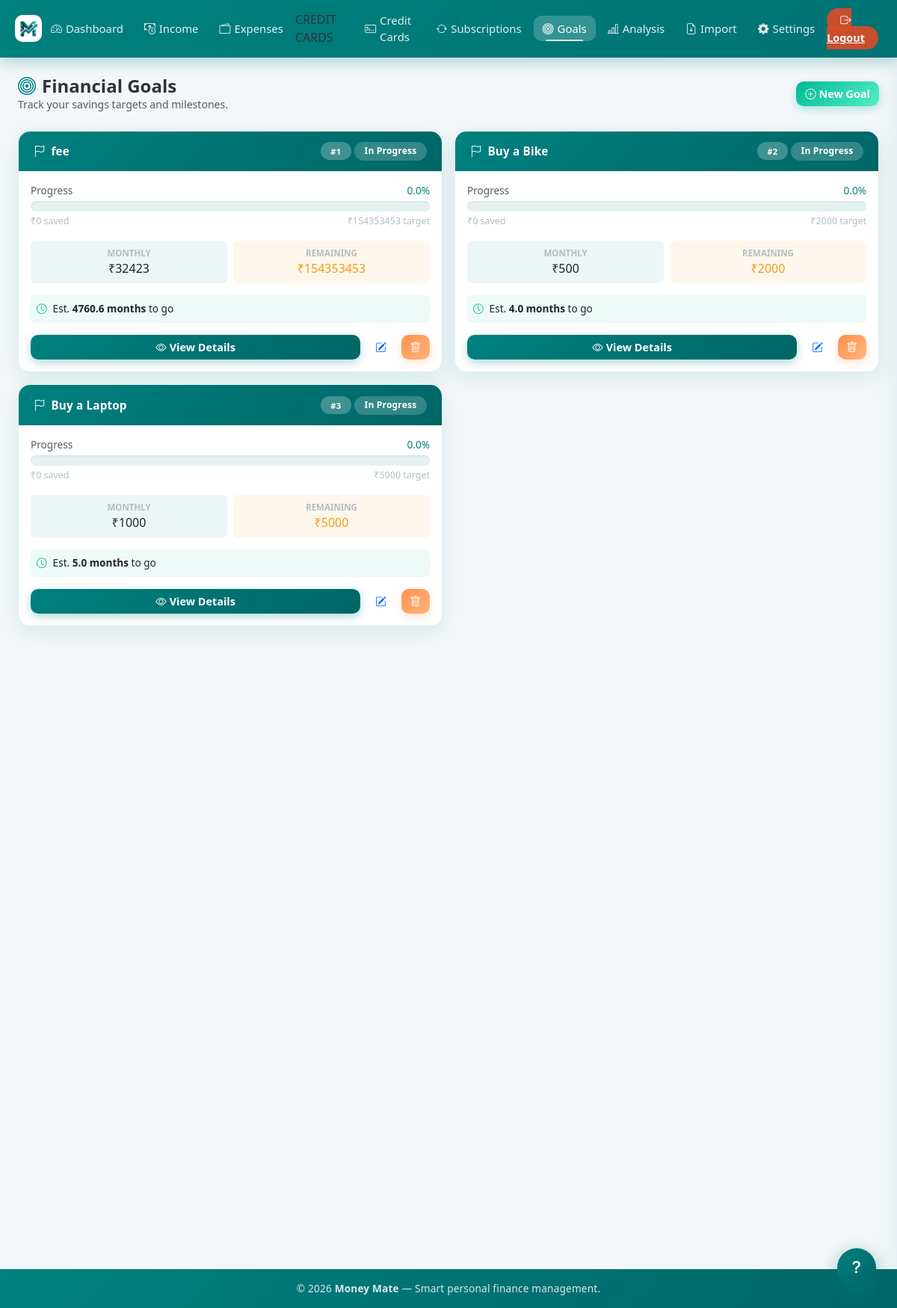
Page /goals (signed in) on the committed database.
### models.py (models this page shows, shortened)
class Goal(db.Model):
    id = db.Column(db.Integer, primary_key=True)
    user_id = db.Column(
        db.Integer, db.ForeignKey("user.id"), nullable=False, index=True
    )
    name = db.Column(db.String(200), nullable=False)
    target_amount = db.Column(db.Float, nullable=False)
    saved_amount = db.Column(db.Float, default=0.0)
    monthly_savings = db.Column(db.Float, default=0.0)
    target_date = db.Column(db.DateTime, nullable=True)
    priority = db.Column(db.String(10), default="medium", nullable=False)
    created_at = db.Column(db.DateTime, default=_now)
    @property
    def remaining_amount(self):
        return max(0, self.target_amount - self.saved_amount)
    @property
    def progress_percentage(self):
        if self.target_amount == 0:
            return 0
        return min(100, (self.saved_amount / self.target_amount) * 100)
    @property
    def estimated_months(self):
        if self.monthly_savings <= 0:
            return float("inf")
        return self.remaining_amount / self.monthly_savings

### app.py (the view)
@app.route("/goals")
@login_required
def goals():
    if normalize_goal_priorities(current_user.id):
        db.session.commit()
    goals = (
        Goal.query.filter_by(user_id=current_user.id)
        .order_by(Goal.created_at.desc())
        .all()
    )
    return render_template("goals.html", goals=goals)

### app.py (called while the page is built)
@login_manager.user_loader
def load_user(user_id):
    return db.session.get(User, int(user_id))

    def __call__(self, environ, start_response):
        if environ.get("PATH_INFO") not in self._PWA_PATHS:
            return self.wsgi_app(environ, start_response)
        def _start_response(status, headers, exc_info=None):
            out = []
            for name, value in headers:
                if name.lower() == "vary":
                    parts = [p.strip() for p in value.split(",")
                             if p.strip().lower() != "cookie"]
                    value = ", ".join(parts) or "Accept-Encoding"
                out.append((name, value))
            return start_response(status, out, exc_info)
        return self.wsgi_app(environ, _start_response)

### helpers.py (called while the page is built)
def normalize_goal_priorities(user_id):
    from models import Goal
    goals = Goal.query.filter_by(user_id=user_id).all()
    def priority_number(item):
        try:
            return max(1, int(item.priority))
        except (TypeError, ValueError):
            return 999
    changed = False
    for index, item in enumerate(
        sorted(goals, key=lambda goal: (priority_number(goal), goal.id)), start=1
    ):
        priority = str(index)
        if item.priority != priority:
            item.priority = priority
            changed = True
    return changed

### templates/goals.html (shortened to what this page needs)
{% extends "base.html" %}
{% block content %}
<div class="d-flex justify-content-between align-items-center mb-4 reveal">
  <div>
    <h4 class="fw-bold mb-0" style="color:var(--text-primary);">
      <i class="bi bi-bullseye me-2" style="color:var(--brand-primary);"></i>Financial Goals
    </h4>
    <p class="text-muted mb-0" style="font-size:0.88rem;">Track your savings targets and milestones.</p>
  </div>
  <a href="{{ url_for('add_goal') }}" class="btn btn-success">
    <i class="bi bi-plus-circle me-1"></i>New Goal
  </a>
</div>
{% if goals %}
<div class="row g-3">
  {% for goal in goals %}
  <div class="col-md-6 reveal" style="transition-delay: {{ loop.index0 * 0.08 }}s;">
    <div class="card h-100 goal-card">
      <div class="card-header d-flex justify-content-between align-items-center">
        <span><i class="bi bi-flag me-2"></i>{{ goal.name }}</span>
        <div class="d-flex gap-1 align-items-center">
          <span class="badge" style="background:rgba(255,255,255,0.25);font-size:0.7rem;">#{{ goal.priority }}</span>
          {% if goal.progress_percentage >= 100 %}
          <span class="badge" style="background:rgba(255,255,255,0.25);">🎉 Done!</span>
          {% elif goal.progress_percentage >= 75 %}
          <span class="badge" style="background:rgba(255,255,255,0.25);">Almost!</span>
          {% else %}
          <span class="badge" style="background:rgba(255,255,255,0.2);">In Progress</span>
          {% endif %}
        </div>
      </div>
      <div class="card-body">
        <div class="mb-3">
          <div class="d-flex justify-content-between mb-1" style="font-size:0.85rem;">
            <span class="text-muted">Progress</span>
            <span class="fw-700" style="color:var(--brand-primary);">{{ "%.1f"|format(goal.progress_percentage)
              }}%</span>
          </div>
          <div class="progress" style="height:14px;">
          </div>
          <div class="d-flex justify-content-between mt-1" style="font-size:0.78rem;color:var(--text-muted);">
            <span>₹{{ "%.0f"|format(goal.saved_amount) }} saved</span>
            <span>₹{{ "%.0f"|format(goal.target_amount) }} target</span>
          </div>
        </div>
        <div class="row g-2 mb-3">
          <div class="col-6">
            <div class="p-2 rounded text-center" style="background:rgba(0, 128, 128,0.07);">
              <div style="font-size:0.72rem;font-weight:700;text-transform:uppercase;color:var(--text-muted);">Monthly
              </div>
              <div class="fw-700" style="font-size:1rem;">₹{{ "%.0f"|format(goal.monthly_savings) }}</div>
            </div>
          </div>
          <div class="col-6">
            <div class="p-2 rounded text-center" style="background:rgba(243,156,18,0.08);">
              <div style="font-size:0.72rem;font-weight:700;text-transform:uppercase;color:var(--text-muted);">Remaining
              </div>
              <div class="fw-700" style="font-size:1rem;color:#f39c12;">₹{{ "%.0f"|format(goal.remaining_amount) }}
              </div>
            </div>
          </div>
        </div>
        {% if goal.monthly_savings > 0 %}
        <div class="p-2 rounded mb-3 d-flex align-items-center gap-2"
          style="background:rgba(0,184,148,0.07);font-size:0.85rem;">
          <i class="bi bi-clock" style="color:#00b894;"></i>
          <span>Est. <strong>{{ "%.1f"|format(goal.estimated_months) }} months</strong> to go</span>
        </div>
        {% endif %}
        <div class="d-flex gap-2">
          <a href="{{ url_for('goal_detail', id=goal.id) }}" class="btn btn-primary flex-grow-1">
            <i class="bi bi-eye me-1"></i>View Details
          </a>
          <a href="{{ url_for('edit_goal', id=goal.id) }}" class="btn btn-outline-primary">
            <i class="bi bi-pencil-square"></i>
          </a>
          <a href="{{ url_for('delete_goal', id=goal.id) }}" class="btn btn-danger"
            onclick="return confirm('Delete this goal?')">
            <i class="bi bi-trash"></i>
          </a>
        </div>
      </div>
    </div>
  </div>
  {% endfor %}
</div>
{% endif %}
{% endblock %}

### templates/base.html (shortened to what this page needs)
<!doctype html>
<html lang="en">
<head>
  <link href="https://cdn.jsdelivr.net/npm/bootstrap@5.3.0/dist/css/bootstrap.min.css" rel="stylesheet">
  <link rel="stylesheet" href="https://cdn.jsdelivr.net/npm/bootstrap-icons@1.11.3/font/bootstrap-icons.min.css">
  <link rel="stylesheet" href="{{ url_for('static', filename='style.css') }}?v=15">
</head>
<body>
  <nav class="creative-navbar">
    <div class="nav-inner">
      <a class="brand-logo" href="{{ url_for('index') }}">
        <img src="{{ url_for('static', filename='logo.png') }}" alt="Money Mate" class="brand-logo-img">
      </a>
      <ul class="desktop-nav-links">
        {% if current_user.is_authenticated %}
        <li><a class="nav-link {% if request.endpoint == 'dashboard' %}active-nav{% endif %}"
            href="{{ url_for('dashboard') }}"><i class="bi bi-speedometer2"></i> Dashboard</a></li>
        <li><a class="nav-link {% if request.endpoint in ('add_income','edit_income') %}active-nav{% endif %}"
            href="{{ url_for('add_income') }}"><i class="bi bi-cash-coin"></i> Income</a></li>
        <li><a class="nav-link {% if request.endpoint in ('add_expense','edit_expense') %}active-nav{% endif %}"
            href="{{ url_for('add_expense') }}"><i class="bi bi-wallet2"></i> Expenses</a></li>
        <li class="nav-section-label">CREDIT CARDS</li>
        <li><a class="nav-link {% if request.endpoint == 'credit_cards' %}active-nav{% endif %}"
            href="{{ url_for('credit_cards') }}"><i class="bi bi-credit-card-2-front"></i> Credit Cards</a></li>
        <li><a class="nav-link {% if request.endpoint == 'subscriptions' %}active-nav{% endif %}"
            href="{{ url_for('subscriptions') }}"><i class="bi bi-arrow-repeat"></i> Subscriptions</a></li>
        <li><a
            class="nav-link {% if request.endpoint in ('goals','add_goal','edit_goal','goal_detail') %}active-nav{% endif %}"
            href="{{ url_for('goals') }}"><i class="bi bi-bullseye"></i> Goals</a></li>
        <li><a class="nav-link {% if request.endpoint == 'analysis' %}active-nav{% endif %}"
            href="{{ url_for('analysis') }}"><i class="bi bi-bar-chart-line"></i> Analysis</a></li>
        <li><a class="nav-link {% if request.endpoint == 'email_import' %}active-nav{% endif %}"
            href="{{ url_for('email_import') }}"><i class="bi bi-file-earmark-arrow-down"></i> Import</a></li>
        <li>
          <a class="nav-link {% if request.endpoint in ('settings','setup_mpin','change_mpin','change_password','change_email','request_account_info') %}active-nav{% endif %}"
            href="{{ url_for('settings') }}" title="Settings">
            <i class="bi bi-gear-fill"></i> Settings
          </a>
        </li>
        <li>
          <a class="btn-logout" href="{{ url_for('logout') }}">
            <i class="bi bi-box-arrow-right"></i> Logout
          </a>
        </li>
        {% endif %}
      </ul>
    </div>
  </nav>
  <main class="container-xxl my-4 px-4">
    {% block content %}{% endblock %}
  </main>
  <footer class="text-center py-3">
    <p>© 2026 <strong>Money Mate</strong> &mdash; Smart personal finance management.</p>
  </footer>
  <button class="help-fab" id="helpFab" onclick="toggleHelp()" title="Help">
    <i class="bi bi-question-lg"></i>
  </button>
</body>
</html>

### rows in the picture
Goal: name "fee", priority "1", shows "In Progress", progress_percentage "0.0", saved_amount "0", target_amount "154353453", monthly_savings "32423", remaining_amount "154353453", estimated_months "4760.6"
Goal: name "Buy a Bike", priority "2", shows "In Progress", progress_percentage "0.0", saved_amount "0", target_amount "2000", monthly_savings "500", remaining_amount "2000", estimated_months "4.0"
Goal: name "Buy a Laptop", priority "3", shows "In Progress", progress_percentage "0.0", saved_amount "0", target_amount "5000", monthly_savings "1000", remaining_amount "5000", estimated_months "5.0"
